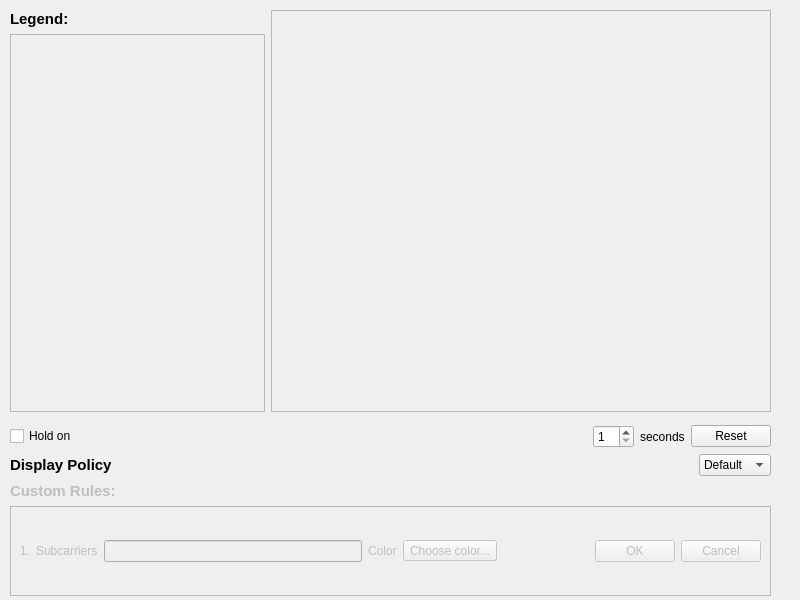
<?xml version="1.0" encoding="UTF-8"?>
<ui version="4.0">
 <class>VectorAnalyzerDisplayForm</class>
 <widget class="QWidget" name="VectorAnalyzerDisplayForm">
  <property name="geometry">
   <rect>
    <x>0</x>
    <y>0</y>
    <width>800</width>
    <height>600</height>
   </rect>
  </property>
  <property name="sizePolicy">
   <sizepolicy hsizetype="Minimum" vsizetype="Minimum">
    <horstretch>0</horstretch>
    <verstretch>0</verstretch>
   </sizepolicy>
  </property>
  <property name="minimumSize">
   <size>
    <width>800</width>
    <height>600</height>
   </size>
  </property>
  <property name="windowTitle">
   <string>Form</string>
  </property>
  <widget class="QWidget" name="layoutWidget">
   <property name="geometry">
    <rect>
     <x>10</x>
     <y>10</y>
     <width>761</width>
     <height>402</height>
    </rect>
   </property>
   <layout class="QHBoxLayout" name="horizontalLayout">
    <item>
     <layout class="QVBoxLayout" name="verticalLayout">
      <property name="sizeConstraint">
       <enum>QLayout::SetDefaultConstraint</enum>
      </property>
      <item>
       <widget class="QLabel" name="label">
        <property name="text">
         <string>&lt;!DOCTYPE HTML PUBLIC &quot;-//W3C//DTD HTML 4.0//EN&quot; &quot;http://www.w3.org/TR/REC-html40/strict.dtd&quot;&gt;
&lt;html&gt;&lt;head&gt;&lt;meta name=&quot;qrichtext&quot; content=&quot;1&quot; /&gt;&lt;style type=&quot;text/css&quot;&gt;
p, li { white-space: pre-wrap; }
&lt;/style&gt;&lt;/head&gt;&lt;body style=&quot; font-family:'Sans Serif'; font-size:9pt; font-weight:400; font-style:normal;&quot;&gt;
&lt;p style=&quot; margin-top:0px; margin-bottom:0px; margin-left:0px; margin-right:0px; -qt-block-indent:0; text-indent:0px;&quot;&gt;&lt;span style=&quot; font-size:11pt; font-weight:600;&quot;&gt;Legend:&lt;/span&gt;&lt;/p&gt;&lt;/body&gt;&lt;/html&gt;</string>
        </property>
       </widget>
      </item>
      <item>
       <widget class="QScrollArea" name="legendScrollArea">
        <property name="enabled">
         <bool>false</bool>
        </property>
        <property name="widgetResizable">
         <bool>true</bool>
        </property>
        <property name="alignment">
         <set>Qt::AlignLeading|Qt::AlignLeft|Qt::AlignTop</set>
        </property>
        <widget class="QWidget" name="scrollAreaWidgetContents">
         <property name="geometry">
          <rect>
           <x>0</x>
           <y>0</y>
           <width>247</width>
           <height>370</height>
          </rect>
         </property>
         <widget class="QWidget" name="verticalLayoutWidget">
          <property name="geometry">
           <rect>
            <x>0</x>
            <y>0</y>
            <width>201</width>
            <height>341</height>
           </rect>
          </property>
          <layout class="QVBoxLayout" name="legendScrollAreaVerticalLayout"/>
         </widget>
        </widget>
       </widget>
      </item>
     </layout>
    </item>
    <item>
     <widget class="QFrame" name="constellationDisplayFrame">
      <property name="minimumSize">
       <size>
        <width>500</width>
        <height>380</height>
       </size>
      </property>
      <property name="frameShape">
       <enum>QFrame::StyledPanel</enum>
      </property>
      <property name="frameShadow">
       <enum>QFrame::Raised</enum>
      </property>
     </widget>
    </item>
   </layout>
  </widget>
  <widget class="QWidget" name="layoutWidget">
   <property name="geometry">
    <rect>
     <x>10</x>
     <y>425</y>
     <width>761</width>
     <height>171</height>
    </rect>
   </property>
   <layout class="QVBoxLayout" name="verticalLayout_2">
    <item>
     <layout class="QHBoxLayout" name="horizontalLayout_3">
      <item>
       <widget class="QCheckBox" name="holdOnCheckBox">
        <property name="text">
         <string>Hold on</string>
        </property>
       </widget>
      </item>
      <item>
       <spacer name="horizontalSpacer_2">
        <property name="orientation">
         <enum>Qt::Horizontal</enum>
        </property>
        <property name="sizeHint" stdset="0">
         <size>
          <width>40</width>
          <height>20</height>
         </size>
        </property>
       </spacer>
      </item>
      <item>
       <widget class="QSpinBox" name="spinBox">
        <property name="minimum">
         <number>1</number>
        </property>
        <property name="maximum">
         <number>25</number>
        </property>
        <property name="value">
         <number>1</number>
        </property>
       </widget>
      </item>
      <item>
       <widget class="QLabel" name="label_3">
        <property name="text">
         <string>seconds</string>
        </property>
       </widget>
      </item>
      <item>
       <widget class="QPushButton" name="resetViewButton">
        <property name="sizePolicy">
         <sizepolicy hsizetype="Preferred" vsizetype="Fixed">
          <horstretch>0</horstretch>
          <verstretch>0</verstretch>
         </sizepolicy>
        </property>
        <property name="minimumSize">
         <size>
          <width>0</width>
          <height>0</height>
         </size>
        </property>
        <property name="text">
         <string>Reset</string>
        </property>
       </widget>
      </item>
     </layout>
    </item>
    <item>
     <layout class="QHBoxLayout" name="horizontalLayout_2">
      <item>
       <widget class="QLabel" name="label_2">
        <property name="text">
         <string>&lt;!DOCTYPE HTML PUBLIC &quot;-//W3C//DTD HTML 4.0//EN&quot; &quot;http://www.w3.org/TR/REC-html40/strict.dtd&quot;&gt;
&lt;html&gt;&lt;head&gt;&lt;meta name=&quot;qrichtext&quot; content=&quot;1&quot; /&gt;&lt;style type=&quot;text/css&quot;&gt;
p, li { white-space: pre-wrap; }
&lt;/style&gt;&lt;/head&gt;&lt;body style=&quot; font-family:'Sans Serif'; font-size:9pt; font-weight:400; font-style:normal;&quot;&gt;
&lt;p style=&quot; margin-top:0px; margin-bottom:0px; margin-left:0px; margin-right:0px; -qt-block-indent:0; text-indent:0px;&quot;&gt;&lt;span style=&quot; font-size:11pt; font-weight:600;&quot;&gt;Display Policy&lt;/span&gt;&lt;/p&gt;&lt;/body&gt;&lt;/html&gt;</string>
        </property>
       </widget>
      </item>
      <item>
       <spacer name="horizontalSpacer">
        <property name="orientation">
         <enum>Qt::Horizontal</enum>
        </property>
        <property name="sizeHint" stdset="0">
         <size>
          <width>40</width>
          <height>20</height>
         </size>
        </property>
       </spacer>
      </item>
      <item>
       <widget class="QComboBox" name="displayPolicyType">
        <item>
         <property name="text">
          <string>Default</string>
         </property>
        </item>
        <item>
         <property name="text">
          <string>Custom</string>
         </property>
        </item>
       </widget>
      </item>
     </layout>
    </item>
    <item>
     <widget class="QLabel" name="customRulesLabel">
      <property name="enabled">
       <bool>false</bool>
      </property>
      <property name="text">
       <string>&lt;!DOCTYPE HTML PUBLIC &quot;-//W3C//DTD HTML 4.0//EN&quot; &quot;http://www.w3.org/TR/REC-html40/strict.dtd&quot;&gt;
&lt;html&gt;&lt;head&gt;&lt;meta name=&quot;qrichtext&quot; content=&quot;1&quot; /&gt;&lt;style type=&quot;text/css&quot;&gt;
p, li { white-space: pre-wrap; }
&lt;/style&gt;&lt;/head&gt;&lt;body style=&quot; font-family:'Sans Serif'; font-size:9pt; font-weight:400; font-style:normal;&quot;&gt;
&lt;p style=&quot; margin-top:0px; margin-bottom:0px; margin-left:0px; margin-right:0px; -qt-block-indent:0; text-indent:0px;&quot;&gt;&lt;span style=&quot; font-size:11pt; font-weight:600;&quot;&gt;Custom Rules:&lt;/span&gt;&lt;/p&gt;&lt;/body&gt;&lt;/html&gt;</string>
      </property>
     </widget>
    </item>
    <item>
     <widget class="QScrollArea" name="customDisplayPoliciesScrollArea">
      <property name="enabled">
       <bool>false</bool>
      </property>
      <property name="widgetResizable">
       <bool>true</bool>
      </property>
      <widget class="QWidget" name="customDisplayScrollAreaWidgetContents">
       <property name="enabled">
        <bool>false</bool>
       </property>
       <property name="geometry">
        <rect>
         <x>0</x>
         <y>0</y>
         <width>753</width>
         <height>83</height>
        </rect>
       </property>
       <layout class="QVBoxLayout" name="verticalLayout_4">
        <item>
         <layout class="QVBoxLayout" name="customDisplayPoliciesScrollVerticalLayout">
          <item>
           <layout class="QHBoxLayout" name="filter0_layout">
            <item>
             <widget class="QLabel" name="filter0_indexLabel">
              <property name="text">
               <string>1.</string>
              </property>
             </widget>
            </item>
            <item>
             <widget class="QLabel" name="filter0_subcarriersLabel">
              <property name="text">
               <string>Subcarriers</string>
              </property>
             </widget>
            </item>
            <item>
             <widget class="QLineEdit" name="filter0_subcarriersField"/>
            </item>
            <item>
             <widget class="QLabel" name="filter0_colorLabel">
              <property name="enabled">
               <bool>false</bool>
              </property>
              <property name="text">
               <string>Color</string>
              </property>
             </widget>
            </item>
            <item>
             <widget class="QToolButton" name="filter0_toolButton">
              <property name="text">
               <string>Choose color...</string>
              </property>
             </widget>
            </item>
            <item>
             <widget class="QDialogButtonBox" name="filter0_buttonBox">
              <property name="standardButtons">
               <set>QDialogButtonBox::Cancel|QDialogButtonBox::Ok</set>
              </property>
             </widget>
            </item>
           </layout>
          </item>
         </layout>
        </item>
       </layout>
      </widget>
     </widget>
    </item>
   </layout>
  </widget>
 </widget>
 <tabstops>
  <tabstop>legendScrollArea</tabstop>
  <tabstop>displayPolicyType</tabstop>
  <tabstop>customDisplayPoliciesScrollArea</tabstop>
  <tabstop>filter0_subcarriersField</tabstop>
  <tabstop>filter0_buttonBox</tabstop>
 </tabstops>
 <resources/>
 <connections>
  <connection>
   <sender>displayPolicyType</sender>
   <signal>currentIndexChanged(int)</signal>
   <receiver>VectorAnalyzerDisplayForm</receiver>
   <slot>onDisplayPolicyChanged(int)</slot>
   <hints>
    <hint type="sourcelabel">
     <x>768</x>
     <y>478</y>
    </hint>
    <hint type="destinationlabel">
     <x>361</x>
     <y>293</y>
    </hint>
   </hints>
  </connection>
  <connection>
   <sender>holdOnCheckBox</sender>
   <signal>clicked(bool)</signal>
   <receiver>VectorAnalyzerDisplayForm</receiver>
   <slot>onHoldOnCkeckBoxClick(bool)</slot>
   <hints>
    <hint type="sourcelabel">
     <x>79</x>
     <y>448</y>
    </hint>
    <hint type="destinationlabel">
     <x>348</x>
     <y>293</y>
    </hint>
   </hints>
  </connection>
  <connection>
   <sender>resetViewButton</sender>
   <signal>clicked()</signal>
   <receiver>VectorAnalyzerDisplayForm</receiver>
   <slot>onResetViewButtonClick()</slot>
   <hints>
    <hint type="sourcelabel">
     <x>768</x>
     <y>449</y>
    </hint>
    <hint type="destinationlabel">
     <x>348</x>
     <y>293</y>
    </hint>
   </hints>
  </connection>
  <connection>
   <sender>spinBox</sender>
   <signal>valueChanged(int)</signal>
   <receiver>VectorAnalyzerDisplayForm</receiver>
   <slot>onHoldOnDelayChanged(int)</slot>
   <hints>
    <hint type="sourcelabel">
     <x>627</x>
     <y>437</y>
    </hint>
    <hint type="destinationlabel">
     <x>399</x>
     <y>299</y>
    </hint>
   </hints>
  </connection>
 </connections>
 <slots>
  <slot>onDisplayPolicyChanged(int)</slot>
  <slot>addNewDisplayPolicy()</slot>
  <slot>onColorFieldClick()</slot>
  <slot>onHoldOnCkeckBoxClick(bool)</slot>
  <slot>onResetViewButtonClick()</slot>
  <slot>onHoldOnDelayChanged(int)</slot>
 </slots>
</ui>
